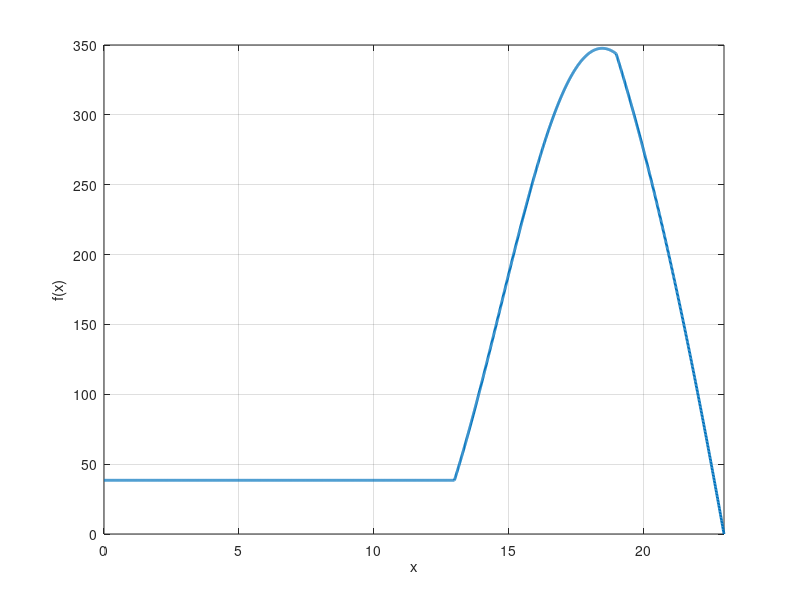

This chart was generated by the following MATLAB code:
clear all
% Parameters
a = 19;      % Transition point 17.65
b = 0.28;      % Power function exponent
k = 25;      % Gamma shape parameter
theta = 0.77;  % Gamma scale parameter
t = 13;

% Define the power function for x < a

power_func = @(x) 0.25*(1 - 1 ./ (1 + exp(-b * (x - 25))));
% Compute the matching value at x = a
power_value = power_func(a);

% Define the Gamma distribution function for x >= a, scaled to match continuity
gamma_func = @(x) 0.6*(gampdf(x, k, theta)+0.01);

gamma_value = gamma_func(a);

gamma_value_t = gamma_func(t);

line_func = @(x) gamma_value_t;

% Define the domain
x = 0:0.01:23;

% Define the piecewise function
f = @(x) (t>x).*line_func(x)+ (t <=x & x < a) .* (gamma_func(x)) + (x >= a).* (power_func(x)-power_value + gamma_value);

f1 = @(x) 6660*(f(x)- f(max(x)));


% Evaluate the function
y = f1(x) ;

S = integral(f1, min(x), max(x));

y1 = power_func(x)-power_value + gamma_value;
% Plot the function
figure
% plot(x, y1, 'LineWidth', 2); hold on
plot(x, y, 'LineWidth', 2);
xlim([0,23]);
% ylim([0,0.12]);
xlabel('x');
% xticks(3:5:23);
% xticklabels(-20:5:0);
ylabel('f(x)');
grid on;
